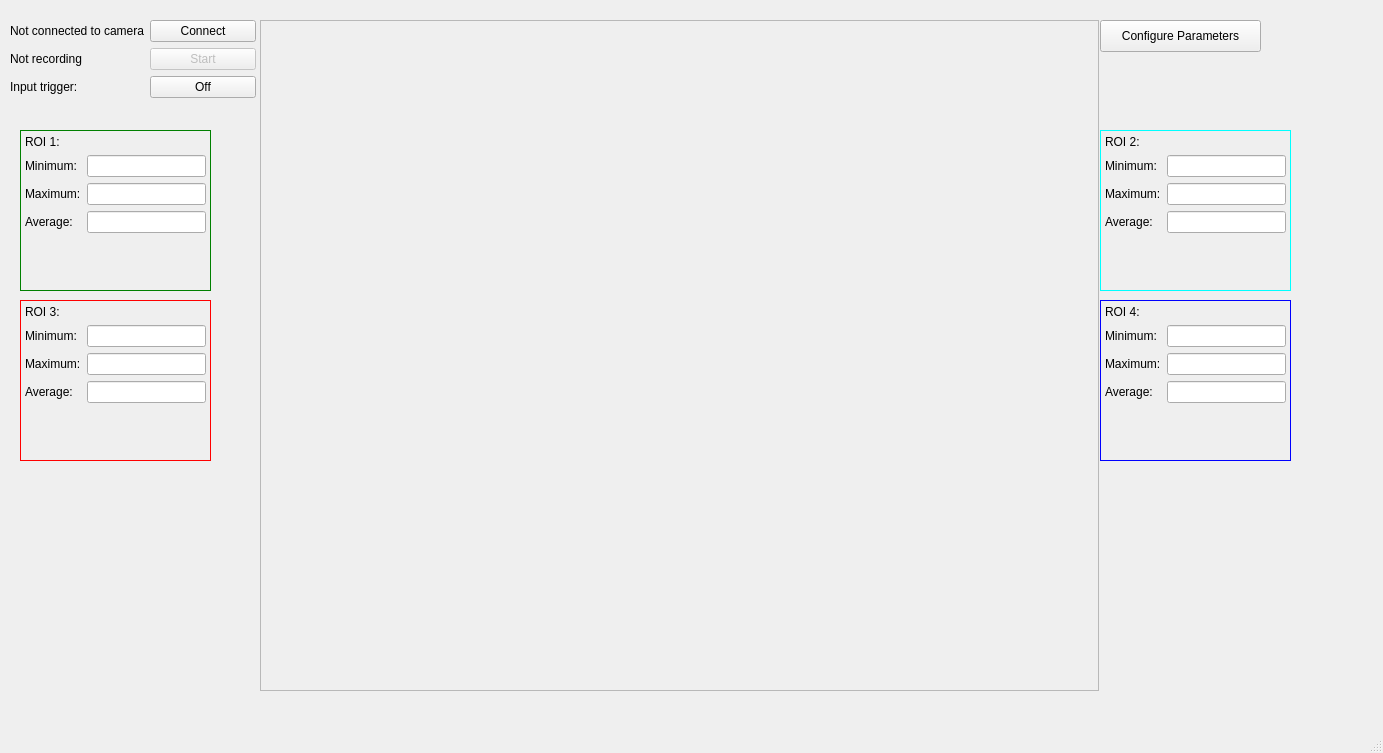
<?xml version="1.0" encoding="UTF-8"?>
<ui version="4.0">
 <class>MainWindow</class>
 <widget class="QMainWindow" name="MainWindow">
  <property name="geometry">
   <rect>
    <x>0</x>
    <y>0</y>
    <width>1383</width>
    <height>753</height>
   </rect>
  </property>
  <property name="minimumSize">
   <size>
    <width>1383</width>
    <height>753</height>
   </size>
  </property>
  <property name="windowTitle">
   <string>MainWindow</string>
  </property>
  <widget class="QWidget" name="centralwidget">
   <widget class="QFrame" name="frame_camera">
    <property name="enabled">
     <bool>true</bool>
    </property>
    <property name="geometry">
     <rect>
      <x>260</x>
      <y>20</y>
      <width>839</width>
      <height>671</height>
     </rect>
    </property>
    <property name="minimumSize">
     <size>
      <width>839</width>
      <height>671</height>
     </size>
    </property>
    <property name="frameShape">
     <enum>QFrame::StyledPanel</enum>
    </property>
    <property name="frameShadow">
     <enum>QFrame::Raised</enum>
    </property>
   </widget>
   <widget class="QFrame" name="frame_roiul">
    <property name="geometry">
     <rect>
      <x>20</x>
      <y>130</y>
      <width>191</width>
      <height>161</height>
     </rect>
    </property>
    <property name="styleSheet">
     <string notr="true">QFrame#frame_roiul{border: 1px solid green}</string>
    </property>
    <property name="frameShape">
     <enum>QFrame::StyledPanel</enum>
    </property>
    <property name="frameShadow">
     <enum>QFrame::Raised</enum>
    </property>
    <widget class="QWidget" name="layoutWidget_0">
     <property name="geometry">
      <rect>
       <x>0</x>
       <y>0</y>
       <width>191</width>
       <height>161</height>
      </rect>
     </property>
     <layout class="QFormLayout" name="formLayout_2">
      <property name="leftMargin">
       <number>5</number>
      </property>
      <property name="topMargin">
       <number>5</number>
      </property>
      <property name="rightMargin">
       <number>5</number>
      </property>
      <property name="bottomMargin">
       <number>5</number>
      </property>
      <item row="0" column="0">
       <widget class="QLabel" name="label">
        <property name="text">
         <string>ROI 1:</string>
        </property>
       </widget>
      </item>
      <item row="1" column="0">
       <widget class="QLabel" name="label_2">
        <property name="text">
         <string>Minimum:</string>
        </property>
       </widget>
      </item>
      <item row="1" column="1">
       <widget class="QLineEdit" name="lineEdit_roi_ul_min"/>
      </item>
      <item row="2" column="0">
       <widget class="QLabel" name="label_3">
        <property name="text">
         <string>Maximum:</string>
        </property>
       </widget>
      </item>
      <item row="2" column="1">
       <widget class="QLineEdit" name="lineEdit_roi_ul_max"/>
      </item>
      <item row="3" column="0">
       <widget class="QLabel" name="label_4">
        <property name="text">
         <string>Average:</string>
        </property>
       </widget>
      </item>
      <item row="3" column="1">
       <widget class="QLineEdit" name="lineEdit_roi_ul_avg"/>
      </item>
     </layout>
    </widget>
   </widget>
   <widget class="QFrame" name="frame_roill">
    <property name="geometry">
     <rect>
      <x>20</x>
      <y>300</y>
      <width>191</width>
      <height>161</height>
     </rect>
    </property>
    <property name="styleSheet">
     <string notr="true">QFrame#frame_roill{border: 1px solid red}</string>
    </property>
    <property name="frameShape">
     <enum>QFrame::StyledPanel</enum>
    </property>
    <property name="frameShadow">
     <enum>QFrame::Raised</enum>
    </property>
    <widget class="QWidget" name="layoutWidget_1">
     <property name="geometry">
      <rect>
       <x>0</x>
       <y>0</y>
       <width>191</width>
       <height>161</height>
      </rect>
     </property>
     <layout class="QFormLayout" name="formLayout_3">
      <property name="leftMargin">
       <number>5</number>
      </property>
      <property name="topMargin">
       <number>5</number>
      </property>
      <property name="rightMargin">
       <number>5</number>
      </property>
      <property name="bottomMargin">
       <number>5</number>
      </property>
      <item row="0" column="0">
       <widget class="QLabel" name="label_5">
        <property name="text">
         <string>ROI 3:</string>
        </property>
       </widget>
      </item>
      <item row="1" column="0">
       <widget class="QLabel" name="label_6">
        <property name="text">
         <string>Minimum:</string>
        </property>
       </widget>
      </item>
      <item row="1" column="1">
       <widget class="QLineEdit" name="lineEdit_roi_ll_min"/>
      </item>
      <item row="2" column="0">
       <widget class="QLabel" name="label_7">
        <property name="text">
         <string>Maximum:</string>
        </property>
       </widget>
      </item>
      <item row="2" column="1">
       <widget class="QLineEdit" name="lineEdit_roi_ll_max"/>
      </item>
      <item row="3" column="0">
       <widget class="QLabel" name="label_8">
        <property name="text">
         <string>Average:</string>
        </property>
       </widget>
      </item>
      <item row="3" column="1">
       <widget class="QLineEdit" name="lineEdit_roi_ll_avg"/>
      </item>
     </layout>
    </widget>
   </widget>
   <widget class="QFrame" name="frame_rolur">
    <property name="geometry">
     <rect>
      <x>1100</x>
      <y>130</y>
      <width>191</width>
      <height>161</height>
     </rect>
    </property>
    <property name="styleSheet">
     <string notr="true">QFrame#frame_rolur{border: 1px solid cyan}</string>
    </property>
    <property name="frameShape">
     <enum>QFrame::StyledPanel</enum>
    </property>
    <property name="frameShadow">
     <enum>QFrame::Raised</enum>
    </property>
    <widget class="QWidget" name="layoutWidget_2">
     <property name="geometry">
      <rect>
       <x>0</x>
       <y>0</y>
       <width>191</width>
       <height>161</height>
      </rect>
     </property>
     <layout class="QFormLayout" name="formLayout_4">
      <property name="leftMargin">
       <number>5</number>
      </property>
      <property name="topMargin">
       <number>5</number>
      </property>
      <property name="rightMargin">
       <number>5</number>
      </property>
      <property name="bottomMargin">
       <number>5</number>
      </property>
      <item row="0" column="0">
       <widget class="QLabel" name="label_9">
        <property name="text">
         <string>ROI 2:</string>
        </property>
       </widget>
      </item>
      <item row="1" column="0">
       <widget class="QLabel" name="label_10">
        <property name="text">
         <string>Minimum:</string>
        </property>
       </widget>
      </item>
      <item row="1" column="1">
       <widget class="QLineEdit" name="lineEdit_roi_ur_min"/>
      </item>
      <item row="2" column="0">
       <widget class="QLabel" name="label_11">
        <property name="text">
         <string>Maximum:</string>
        </property>
       </widget>
      </item>
      <item row="2" column="1">
       <widget class="QLineEdit" name="lineEdit_roi_ur_max"/>
      </item>
      <item row="3" column="0">
       <widget class="QLabel" name="label_12">
        <property name="text">
         <string>Average:</string>
        </property>
       </widget>
      </item>
      <item row="3" column="1">
       <widget class="QLineEdit" name="lineEdit_roi_ur_avg"/>
      </item>
     </layout>
    </widget>
   </widget>
   <widget class="QFrame" name="frame_roilr">
    <property name="geometry">
     <rect>
      <x>1100</x>
      <y>300</y>
      <width>191</width>
      <height>161</height>
     </rect>
    </property>
    <property name="styleSheet">
     <string notr="true">QFrame#frame_roilr{border: 1px solid blue}</string>
    </property>
    <property name="frameShape">
     <enum>QFrame::StyledPanel</enum>
    </property>
    <property name="frameShadow">
     <enum>QFrame::Raised</enum>
    </property>
    <widget class="QWidget" name="layoutWidget_3">
     <property name="geometry">
      <rect>
       <x>0</x>
       <y>0</y>
       <width>191</width>
       <height>161</height>
      </rect>
     </property>
     <layout class="QFormLayout" name="formLayout_5">
      <property name="leftMargin">
       <number>5</number>
      </property>
      <property name="topMargin">
       <number>5</number>
      </property>
      <property name="rightMargin">
       <number>5</number>
      </property>
      <property name="bottomMargin">
       <number>5</number>
      </property>
      <item row="0" column="0">
       <widget class="QLabel" name="label_13">
        <property name="text">
         <string>ROI 4:</string>
        </property>
       </widget>
      </item>
      <item row="1" column="0">
       <widget class="QLabel" name="label_14">
        <property name="text">
         <string>Minimum:</string>
        </property>
       </widget>
      </item>
      <item row="1" column="1">
       <widget class="QLineEdit" name="lineEdit_roi_lr_min"/>
      </item>
      <item row="2" column="0">
       <widget class="QLabel" name="label_15">
        <property name="text">
         <string>Maximum:</string>
        </property>
       </widget>
      </item>
      <item row="2" column="1">
       <widget class="QLineEdit" name="lineEdit_roi_lr_max"/>
      </item>
      <item row="3" column="0">
       <widget class="QLabel" name="label_16">
        <property name="text">
         <string>Average:</string>
        </property>
       </widget>
      </item>
      <item row="3" column="1">
       <widget class="QLineEdit" name="lineEdit_roi_lr_avg"/>
      </item>
     </layout>
    </widget>
   </widget>
   <widget class="QWidget" name="layoutWidget">
    <property name="geometry">
     <rect>
      <x>10</x>
      <y>20</y>
      <width>246</width>
      <height>90</height>
     </rect>
    </property>
    <layout class="QFormLayout" name="formLayout">
     <item row="0" column="0">
      <widget class="QLabel" name="label_connection">
       <property name="text">
        <string>Not connected to camera</string>
       </property>
      </widget>
     </item>
     <item row="0" column="1">
      <widget class="QPushButton" name="button_connect">
       <property name="text">
        <string>Connect</string>
       </property>
      </widget>
     </item>
     <item row="1" column="0">
      <widget class="QLabel" name="label_recording">
       <property name="text">
        <string>Not recording</string>
       </property>
      </widget>
     </item>
     <item row="1" column="1">
      <widget class="QPushButton" name="button_record">
       <property name="enabled">
        <bool>false</bool>
       </property>
       <property name="text">
        <string>Start</string>
       </property>
      </widget>
     </item>
     <item row="2" column="0">
      <widget class="QLabel" name="label_trigger">
       <property name="text">
        <string>Input trigger:</string>
       </property>
      </widget>
     </item>
     <item row="2" column="1">
      <widget class="QPushButton" name="button_trigger">
       <property name="text">
        <string>Off</string>
       </property>
      </widget>
     </item>
    </layout>
   </widget>
   <widget class="QPushButton" name="button_parameters">
    <property name="geometry">
     <rect>
      <x>1100</x>
      <y>20</y>
      <width>161</width>
      <height>32</height>
     </rect>
    </property>
    <property name="text">
     <string>Configure Parameters</string>
    </property>
   </widget>
  </widget>
  <widget class="QMenuBar" name="menubar">
   <property name="geometry">
    <rect>
     <x>0</x>
     <y>0</y>
     <width>1383</width>
     <height>24</height>
    </rect>
   </property>
  </widget>
  <widget class="QStatusBar" name="statusbar"/>
 </widget>
 <resources/>
 <connections/>
</ui>
